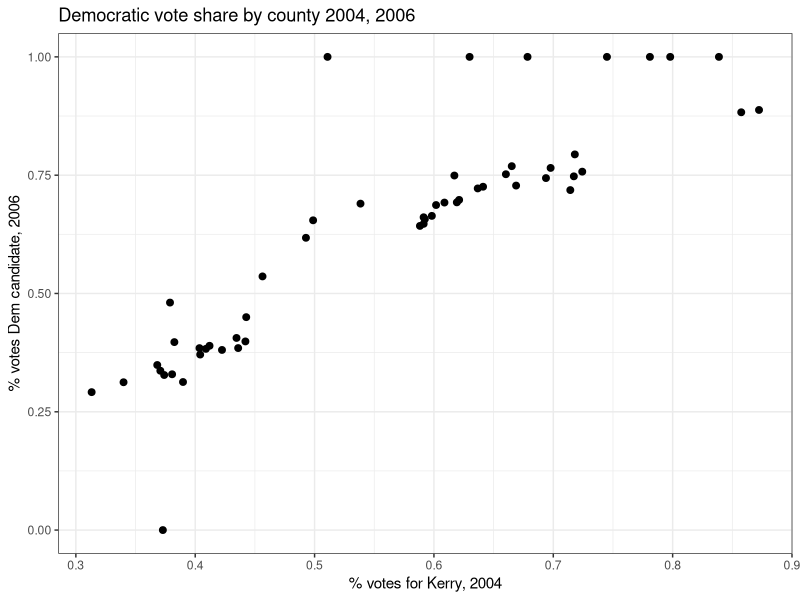
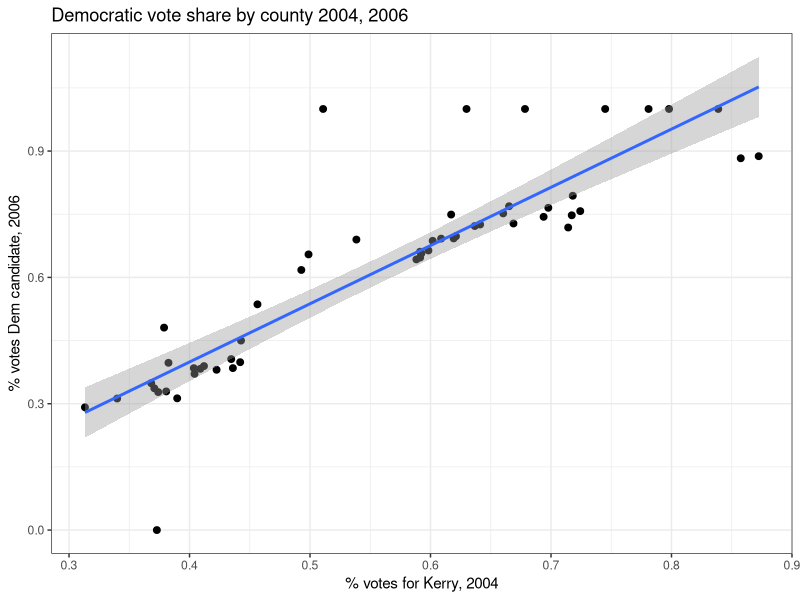
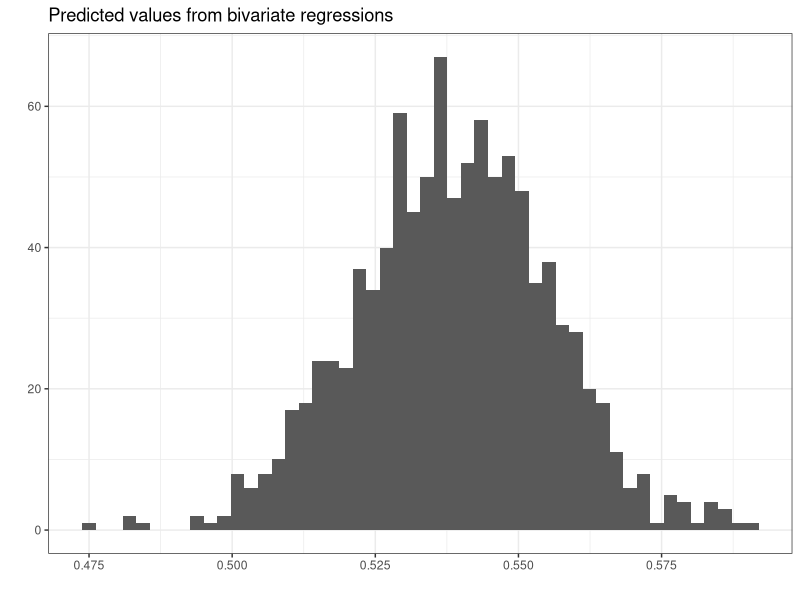
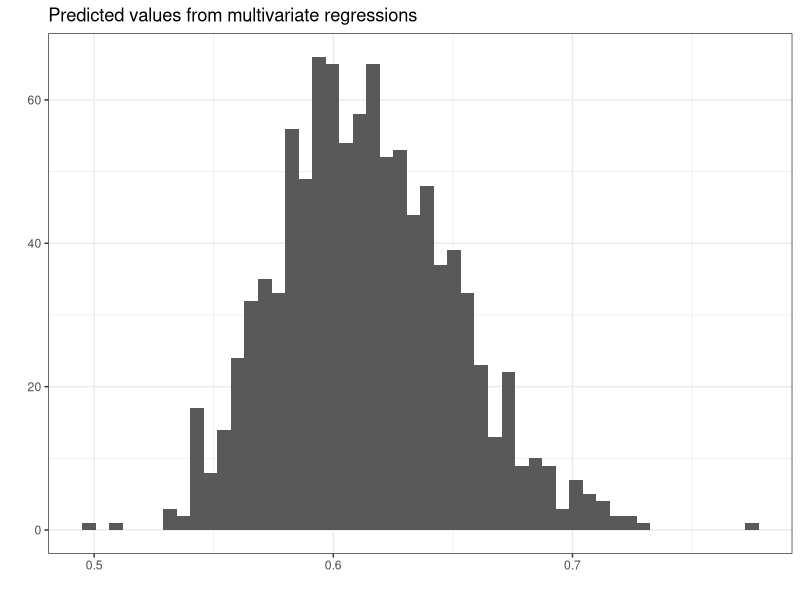

These figures' R source, in order:
## ---- chunk 1
knitr::opts_chunk$set(
	message = FALSE,
	warning = FALSE
)
## ---- chunk 2
#### Libraries
library(foreign)
library(ggplot2)

# set working directory
setwd("/Users/haeminjee/Documents/Year 3 Winter Quarter/150B TA Folder/Homework Solutions/HW_1")

# load data
ca <- read.csv("ca2006.csv") 

# examine structure of the data
str(ca)

# first observations
head(ca)

# summary statistics of variables
summary(ca)

## ---- chunk 3
plot1 <- ggplot(ca, aes(x=dem_pres_2004, y = prop_d)) + geom_point(size = 2) + theme_bw() +
  labs(x= "% votes for Kerry, 2004", 
       y = "% votes Dem candidate, 2006", 
       title = "Democratic vote share by county 2004, 2006")
plot1
## ---- chunk 4
# the bivariate regression
bivariate <- lm(prop_d~dem_pres_2004, data = ca) 
summary(bivariate)
## ---- chunk 5
# adding the regression line to plot
plot2 <- plot1 + geom_smooth(method = "lm", se = TRUE)
plot2 
## ---- chunk 6
predict_mine <- function(value, model){
  coef <- model$coefficients
  y <- unname(coef[1] + coef[2]*value)
  return (y)
}

### Arguments: 
### value is the independent variable value for the observation we want to make
### a prediction for
### Model: the name of the model used to generate the coefficients
### Return: returns a district's predicted values of the proportion of votes for the ### Democratic candidate in 2006 


# predicted is the predicted value for the proportion vote share of the 
# Congressional Democratic candidate in 2006 using the bivariate model 
# if the vote share for Kerry in 2004 was .5
predicted <- predict_mine(.5, bivariate) 
print (predicted)
## ---- chunk 7
multivariate <- lm(prop_d ~ dem_pres_2004 + dem_pres_2000 + dem_inc, data = ca)
summary(multivariate)
## ---- chunk 8
multipredict_mine <- function(values, model){
  values <- c(1, values)
   y <- values%*%unname(model$coefficients)
   return (y)
}

### Arguments: values is a vector of independent variable values for the observation ### we want to make a prediction for
### Model: the name of the model used to generate the coefficients
### Return: returns a distrit's predicted values of the proportion of votes for the ### Democratic candidate in 2006

multi_prediction <- multipredict_mine(c(.5, .5, 1), multivariate)
print(multi_prediction)

## ---- chunk 9
set.seed(pi) 
# setting the seed for replication purposes

n <- 1000

# creating empty vectors for results
bi_results <- rep(NA)
multi_results <- rep(NA)

for (i in 1:n){
  
  # sample from the data
  sim_data <- ca[sample(nrow(ca), 53, replace = TRUE), ]
  
  # run bivariate and multivariate regressions
  bi <- lm(prop_d ~ dem_pres_2004, data = sim_data)
  multi <- lm(prop_d ~dem_pres_2004 + dem_pres_2000 + dem_inc, data = sim_data)
  
  # use my functions to make predictions and store
  bi_results[i] <- predict_mine(.5, bi)
  multi_results[i] <- multipredict_mine(c(.5, .5, 1), multi)
}

# putting predictions in table for ggplot
predicted_vals <- as.data.frame(cbind(bi_results, multi_results))
## ---- chunk 10
biplot <- ggplot(predicted_vals, aes(bi_results)) + geom_histogram(bins=50) +   theme_bw() + labs(x= "", 
       y = "", 
       title = "Predicted values from bivariate regressions")
biplot

multiplot <- ggplot(predicted_vals, aes(multi_results)) + geom_histogram(bins=50) +   theme_bw() + labs(x= "", 
       y = "", 
       title = "Predicted values from multivariate regressions")
multiplot
## ---- chunk 11
prop_win_bi <- sum(predicted_vals$bi_results>0.5) / nrow(predicted_vals)
prop_win_multi <- sum(predicted_vals$multi_results>0.5) / nrow(predicted_vals)

prop_win_bi
prop_win_multi
